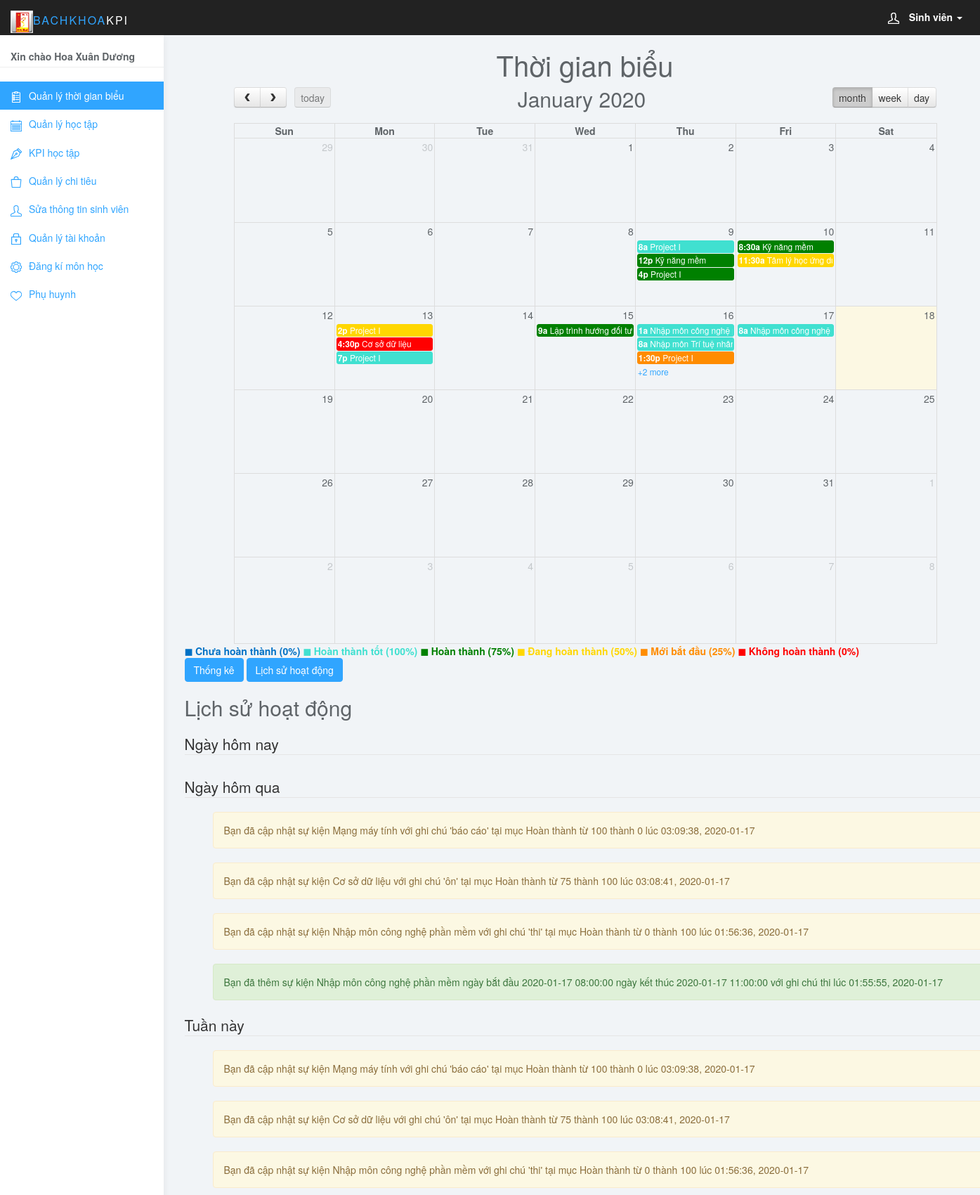
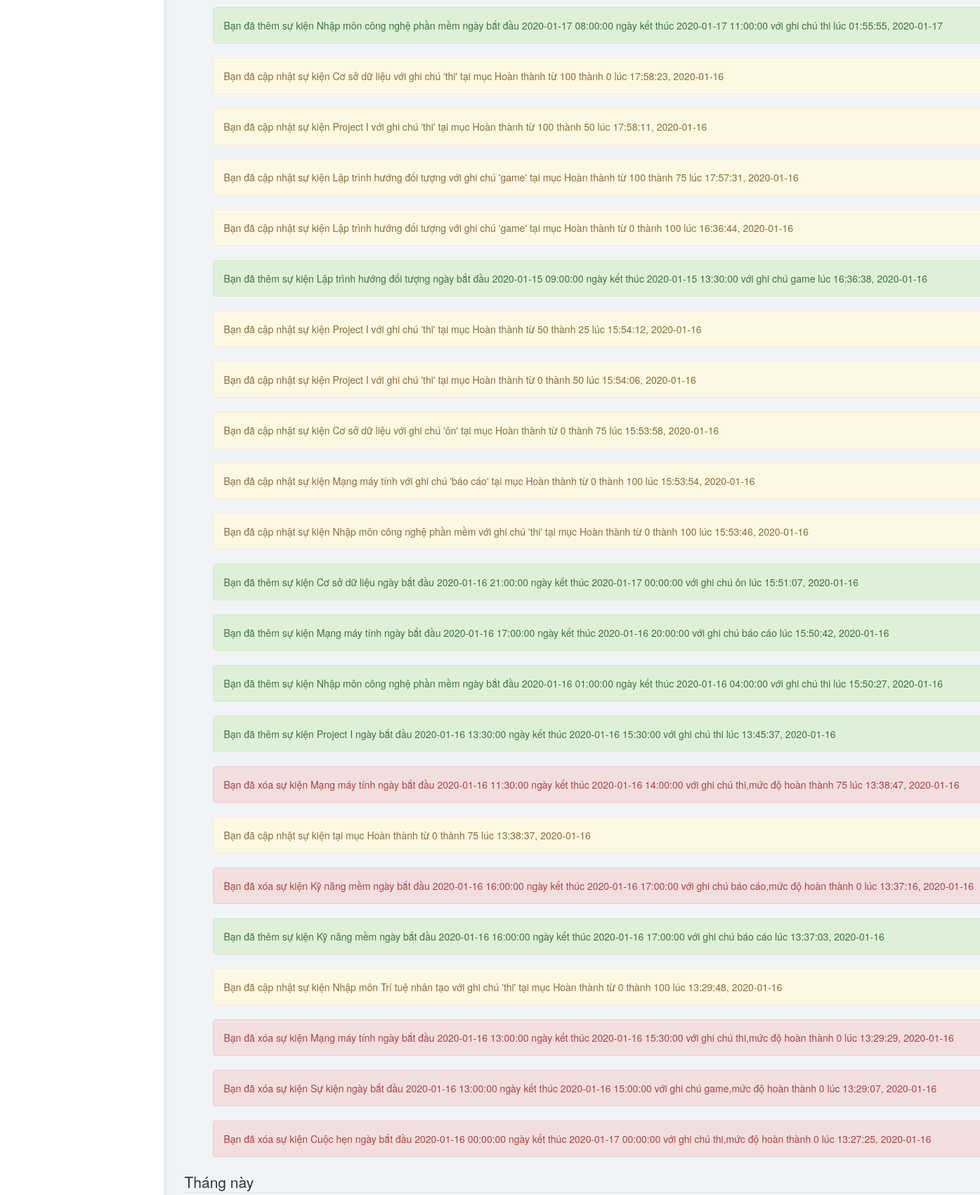
The page /admin/index.php (signed in, upper part) on the database its author committed (2 pictures, top to bottom).
### tables this page shows
CREATE TABLE `users` (
  `username` varchar(20) NOT NULL,
  `name` varchar(50) NOT NULL,
  `gioitinh` varchar(6) NOT NULL,
  `email` varchar(50) NOT NULL,
  `cmt` varchar(20) NOT NULL,
  `password` varchar(50) NOT NULL,
  `level` tinyint(11) NOT NULL
);

CREATE TABLE `sv_history` (
  `data_history_id` int(10) UNSIGNED NOT NULL,
  `id` int(11) DEFAULT NULL,
  `username` varchar(20) NOT NULL,
  `action` varchar(20) DEFAULT NULL,
  `tencot` varchar(100) DEFAULT NULL,
  `old` text,
  `content` text,
  `time` timestamp NOT NULL DEFAULT CURRENT_TIMESTAMP
);

CREATE TABLE `events` (
  `id` int(11) NOT NULL,
  `username` varchar(20) DEFAULT NULL,
  `title` varchar(255) DEFAULT NULL,
  `note` text,
  `color` varchar(7) DEFAULT NULL,
  `start` datetime NOT NULL,
  `end` datetime DEFAULT NULL,
  `hoanthanh` int(11) DEFAULT '0',
  `thoigian` int(11) DEFAULT '0'
);

### admin/index.php (the view, shortened to what this page needs)
<?php
if(!isset($_SESSION['username'])){
header('Location: login.php');}
else{
	$username=$_SESSION['username'];
} ?>
<?php
require_once("../lib/connection.php");
?>
<!DOCTYPE html>
<html lang="en">
<head>
    <link href="css/bootstrap.min.css" rel="stylesheet">
	<link href='css/fullcalendar.css' rel='stylesheet' />
<link href="css/bootstrap.min.css" rel="stylesheet">
<link href="css/datepicker3.css" rel="stylesheet">
<link href="css/bootstrap-table.css" rel="stylesheet">
<link href="css/styles.css" rel="stylesheet">
</head>
<body>
   <nav class="navbar navbar-inverse navbar-fixed-top" role="navigation">
                <div class="container-fluid">
                    <div class="navbar-header">
                        <a class="navbar-brand" href="#"><span><img id="main_text_header_ctl00" src="../images/bk.ico" alt="" style="height:32px;width:32px;">BachKhoa</span>KPI</a>
                        <ul class="user-menu">
                            <li class="dropdown pull-right">
                                <a href="#" class="dropdown-toggle" data-toggle="dropdown"><svg class="glyph stroked male-user"><use xlink:href="#stroked-male-user"></use></svg>
								<?php $sql="select * from users where username='$username'";
		$query = mysqli_query($conn,$sql);
            $data = mysqli_fetch_array($query);
			?>
			<b><?php switch($data["level"]){
				case 2: echo "Sinh viên";break;
				case 4: echo "Giảng viên";break;}
				?></b>
								<span class="caret"></span></a>
                            </li>
                        </ul>
                    </div>
                </div>
            </nav>
			<div id="sidebar-collapse" class="col-sm-3 col-lg-2 sidebar">
		<form><?php  $sql="select * from users where username='$username'";
		$query = mysqli_query($conn,$sql);
            $data = mysqli_fetch_array($query);
			$sql="select * from hocki where curdate() between ngaybd and ngaykt";
			?>
			<b><?php
		echo "Xin chào ".($data["name"]);
$q=mysqli_query($conn,$sql);
 $result=mysqli_fetch_array($q);
 $hocki=$result["hocki"];		?></b></form>
		<ul class="nav menu">
				<li class="active"><a href="index.php"><svg class="glyph stroked clipboard with paper"><use xlink:href="#stroked-clipboard-with-paper"/></svg>Quản lý thời gian biểu</a></li>
			<li ><a href="muctieuht.php"><svg class="glyph stroked pen tip "><use xlink:href="#stroked-notepad"/></svg>Quản lý học tập</a></li>
			<li ><a href="kpi.php"><svg class="glyph stroked pen tip"><use xlink:href="#stroked-pen-tip"/></svg>KPI học tập</a></li>
			<li ><a href="qlchitieusv.php"><svg class="glyph stroked bag"><use xlink:href="#stroked-bag"></use></svg>Quản lý chi tiêu</a></li>
			<li ><a href="qlttsv.php"><svg class="glyph stroked male user "><use xlink:href="#stroked-male-user"/></svg>Sửa thông tin sinh viên</a></li>
			<li ><a href="quanlytk.php"><svg class="glyph stroked lock"><use xlink:href="#stroked-lock"/></svg>Quản lý tài khoản</a></li>
            <li ><a href="dkht.php"><svg class="glyph stroked gear"><use xlink:href="#stroked-gear"/></svg>Đăng kí môn học</a></li>
			<li ><a href="ttph.php"><svg class="glyph stroked heart"><use xlink:href="#stroked-heart"/></svg>Phụ huynh</a></li>
   </ul>
	</div>
	<div class="col-sm-9 col-sm-offset-3 col-lg-10 col-lg-offset-2 main">
    <div class="container">
        <div class="row">
            <div class="col-lg-12 text-center">
                <h1>Thời gian biểu</h1>
                <div  id="calendar" class="col-centered">
                </div>
        </div>
    </div>
<div>
<div>
						<b style="color:#0071c5;" value="#0071c5">&#9724; Chưa hoàn thành (0%)</b>
						  <b style="color:#40E0D0;" value="#40E0D0">&#9724; Hoàn thành tốt (100%)</b>
						  <b style="color:#008000;" value="#008000">&#9724; Hoàn thành 	(75%)	</b>
						  <b style="color:#FFD700;" value="#FFD700">&#9724; Đang hoàn thành (50%)</b>
						  <b style="color:#FF8C00;" value="#FF8C00">&#9724; Mới bắt đầu (25%)</b>
						  <b style="color:#FF0000;" value="#FF0000">&#9724; Không hoàn thành (0%)</b></div>
	<div>
					<button type="button" class="btn btn-primary">Thống kê</button>
	<button type="button" class="btn btn-primary" >Lịch sử hoạt động</button>
	<div>
<h2>Lịch sử hoạt động</h2>
<fieldset>
		<legend>Ngày hôm nay</legend>
		</fieldset>
		<fieldset>
		<legend>Ngày hôm qua</legend>
		<ul>
		<?php $sql="select *,time(time) tg,date(time) date  from sv_history h LEFT JOIN events e on h.id=e.id where h.username='20172017' and date(time)=curdate()-1 order by time desc";
		$q=mysqli_query($conn, $sql);
		while($data= mysqli_fetch_array($q)){
			if(strcmp($data["action"],"xóa")==0 ) {?>
		<div class="alert alert-danger">Bạn đã xóa <?php echo $data["old"];?> lúc <?php echo $data["tg"];?>, <?php echo $data["date"];?></div>
			<?php }
else  if(strcmp($data["action"],"cập nhật")==0 ){		?>
		<div class= "alert alert-warning">Bạn đã cập nhật sự kiện <?php echo $data["title"];?> <?php if($data["note"] != null) echo " với ghi chú '".$data["note"]."'";?> tại mục <?php echo $data["tencot"];?> từ <?php echo $data["old"];?> thành <?php echo $data["content"];?>
		lúc <?php echo $data["tg"];?>, <?php echo $data["date"];
		?>
		</div>
<?php
		}
		else if(strcmp($data["action"],"thêm")==0 ) {?>
<div class="alert alert-success">Bạn đã thêm <?php echo $data["content"];?> 		lúc <?php echo $data["tg"];?>, <?php echo $data["date"]; ?></div>
			<?php }
		}?>
		</ul>
		</fieldset>
		<fieldset>
		<legend>Tuần này</legend>
		<ul>
		<?php $sql="select *,time(time) tg,date(time) date  from sv_history h LEFT JOIN events e on h.id=e.id where h.username='20172017' and weekofyear(h.time)=weekofyear(curdate()) order by time desc";
		$q=mysqli_query($conn, $sql);
		while($data= mysqli_fetch_array($q)){
			if(strcmp($data["action"],"xóa")==0 ) {?>
		<div class="alert alert-danger">Bạn đã xóa <?php echo $data["old"];?> lúc <?php echo $data["tg"];?>, <?php echo $data["date"];?></div>
			<?php }
else  if(strcmp($data["action"],"cập nhật")==0 ){		?>
		<div class= "alert alert-warning">Bạn đã cập nhật sự kiện <?php echo $data["title"];?> <?php if($data["note"] != null) echo " với ghi chú '".$data["note"]."'";?> tại mục <?php echo $data["tencot"];?> từ <?php echo $data["old"];?> thành <?php echo $data["content"];?>
		lúc <?php echo $data["tg"];?>, <?php echo $data["date"];
		?>
		</div>
<?php
		}
		else if(strcmp($data["action"],"thêm")==0 ) {?>
<div class="alert alert-success">Bạn đã thêm <?php echo $data["content"];?> 		lúc <?php echo $data["tg"];?>, <?php echo $data["date"]; ?></div>
			<?php }
		}?>
		</ul>
		</fieldset>
		<fieldset>
		<legend>Tháng này</legend>
		</fieldset>
</div>
</div>
</body>
</html>

### admin/css/fullcalendar.css (style rules this page uses)
.fc { direction: ltr; text-align: left; }
body .fc { font-size: 1em; }

### admin/css/styles.css (style rules this page uses)
body { background: #f1f4f7; padding-top: 50px; color: #5f6468; }
a, a:hover, a:focus { color: #30a5ff; }
h1, h2, h3, h4, h5, h6 { color: #5f6468; }
h1 { font-weight: 300; font-size: 40px; }
h2 { font-weight: 300; margin-bottom: 20px; }
.navbar-header .navbar-brand { color: #fff; font-size: 16px; text-transform: uppercase; font-weight: 500; letter-spacing: 2px; }
.navbar-header .navbar-brand span { color: #30a5ff; }
.btn-primary, .btn-primary:hover, .btn-primary:focus, .btn-primary:active, .btn-primary.active, .open > .dropdown-toggle.btn-primary, .btn-primary.disabled, .btn-primary[disabled], fieldset[disabled] .btn-primary, .btn-primary.disabled:hover, .btn-primary[disabled]:hover, fieldset[disabled] .btn-primary:hover, .btn-primary.disabled:focus, .btn-primary[disabled]:focus, fieldset[disabled] .btn-primary:focus, .btn-primary.disabled:active, .btn-primary[disabled]:active, fieldset[disabled] .btn-primary:active, .btn-primary.disabled.active, .btn-primary[disabled].active, fieldset[disabled] .btn-primary.active { background-color: #30a5ff; border-color: #30a5ff; }
.navbar { border: 0; }
.user-menu { display: inline-block; margin-top: 14px; margin-right: 10px; float: right; list-style: none; padding: 0; }
.user-menu a { color: #fff; }
.sidebar { display: block; background-color: #fff; padding: 0; display: none; }
.sidebar form { padding: 20px 15px 5px 15px; border-bottom: 1px solid #eee; margin-bottom: 20px; }
@media (min-width: 768px) { .sidebar { display: block; position: fixed; top: 50px; bottom: 0; left: 0; z-index: 1000; display: block; margin: 0; padding: 0; overflow-x: hidden; overflow-y: auto; background-color: #fff; box-shadow: 1px 0px 10px rgba(0, 0, 0, .05); } }
@media (min-width: 768px) { .navbar-header { width: 100%; } }
.sidebar ul.nav .active a, .sidebar ul.nav li.parent a.active, .sidebar ul.nav .active > a:hover, .sidebar ul.nav li.parent a.active:hover, .sidebar ul.nav .active > a:focus, .sidebar ul.nav li.parent a.active:focus { color: #fff; background-color: #30a5ff; }
#calendar, .datepicker-inline { width: 100%; }
.sidebar .glyph, .user-menu .glyph { height: 16px; width: 16px; margin: 0 10px 0 0; stroke-width: 3px; }
.user-menu .glyph { stroke-width: 4px; }

### admin/index.php (style rules this page uses)
body { padding-top: 70px; }
#calendar { max-width: 1000px; }
.col-centered { float: none; margin: 0 auto; }

### rows shown on the page
users: name "Hoa Xuân Dương"
sv_history: events.title "Mạng máy tính", events.note "báo cáo", tencot "Hoàn thành", old "100", content "0", tg "03:09:38", date "2020-01-17"
sv_history: events.title "Cơ sở dữ liệu", events.note "ôn", tencot "Hoàn thành", old "75", content "100", tg "03:08:41", date "2020-01-17"
sv_history: events.title "Nhập môn công nghệ phần mềm", events.note "thi", tencot "Hoàn thành", old "0", content "100", tg "01:56:36", date "2020-01-17"
sv_history: content "sự kiện Nhập môn công nghệ phần mềm ngày bắt đầu 2020-01-17 08:00:00 ngày kết thúc 2020-01-17 11:00:00 với ghi chú thi", tg "01:55:55", date "2020-01-17"
sv_history: events.title "Cơ sở dữ liệu", events.note "thi", tencot "Hoàn thành", old "100", content "0", tg "17:58:23", date "2020-01-16"
sv_history: events.title "Project I", events.note "thi", tencot "Hoàn thành", old "100", content "50", tg "17:58:11", date "2020-01-16"
sv_history: events.title "Lập trình hướng đối tượng", events.note "game", tencot "Hoàn thành", old "100", content "75", tg "17:57:31", date "2020-01-16"
sv_history: events.title "Lập trình hướng đối tượng", events.note "game", tencot "Hoàn thành", old "0", content "100", tg "16:36:44", date "2020-01-16"
sv_history: content "sự kiện Lập trình hướng đối tượng ngày bắt đầu 2020-01-15 09:00:00 ngày kết thúc 2020-01-15 13:30:00 với ghi chú game", tg "16:36:38", date "2020-01-16"
sv_history: events.title "Project I", events.note "thi", tencot "Hoàn thành", old "50", content "25", tg "15:54:12", date "2020-01-16"
sv_history: events.title "Project I", events.note "thi", tencot "Hoàn thành", old "0", content "50", tg "15:54:06", date "2020-01-16"
sv_history: events.title "Cơ sở dữ liệu", events.note "ôn", tencot "Hoàn thành", old "0", content "75", tg "15:53:58", date "2020-01-16"
sv_history: events.title "Mạng máy tính", events.note "báo cáo", tencot "Hoàn thành", old "0", content "100", tg "15:53:54", date "2020-01-16"
sv_history: events.title "Nhập môn công nghệ phần mềm", events.note "thi", tencot "Hoàn thành", old "0", content "100", tg "15:53:46", date "2020-01-16"
sv_history: content "sự kiện Cơ sở dữ liệu ngày bắt đầu 2020-01-16 21:00:00 ngày kết thúc 2020-01-17 00:00:00 với ghi chú ôn", tg "15:51:07", date "2020-01-16"
sv_history: content "sự kiện Mạng máy tính ngày bắt đầu 2020-01-16 17:00:00 ngày kết thúc 2020-01-16 20:00:00 với ghi chú báo cáo", tg "15:50:42", date "2020-01-16"
sv_history: content "sự kiện Nhập môn công nghệ phần mềm ngày bắt đầu 2020-01-16 01:00:00 ngày kết thúc 2020-01-16 04:00:00 với ghi chú thi", tg "15:50:27", date "2020-01-16"
sv_history: content "sự kiện Project I ngày bắt đầu 2020-01-16 13:30:00 ngày kết thúc 2020-01-16 15:30:00 với ghi chú thi", tg "13:45:37", date "2020-01-16"
sv_history: old "sự kiện Mạng máy tính ngày bắt đầu 2020-01-16 11:30:00 ngày kết thúc 2020-01-16 14:00:00 với ghi chú thi,mức độ hoàn thành 75", tg "13:38:47", date "2020-01-16"
sv_history: tencot "Hoàn thành", old "0", content "75", tg "13:38:37", date "2020-01-16"
sv_history: old "sự kiện Kỹ năng mềm ngày bắt đầu 2020-01-16 16:00:00 ngày kết thúc 2020-01-16 17:00:00 với ghi chú báo cáo,mức độ hoàn thành 0", tg "13:37:16", date "2020-01-16"
sv_history: content "sự kiện Kỹ năng mềm ngày bắt đầu 2020-01-16 16:00:00 ngày kết thúc 2020-01-16 17:00:00 với ghi chú báo cáo", tg "13:37:03", date "2020-01-16"
sv_history: events.title "Nhập môn Trí tuệ nhân tạo", events.note "thi", tencot "Hoàn thành", old "0", content "100", tg "13:29:48", date "2020-01-16"
sv_history: old "sự kiện Mạng máy tính ngày bắt đầu 2020-01-16 13:00:00 ngày kết thúc 2020-01-16 15:30:00 với ghi chú thi,mức độ hoàn thành 0", tg "13:29:29", date "2020-01-16"
sv_history: old "sự kiện Sự kiện ngày bắt đầu 2020-01-16 13:00:00 ngày kết thúc 2020-01-16 15:00:00 với ghi chú game,mức độ hoàn thành 0", tg "13:29:07", date "2020-01-16"
sv_history: old "sự kiện Cuộc hẹn ngày bắt đầu 2020-01-16 00:00:00 ngày kết thúc 2020-01-17 00:00:00 với ghi chú thi,mức độ hoàn thành 0", tg "13:27:25", date "2020-01-16"
